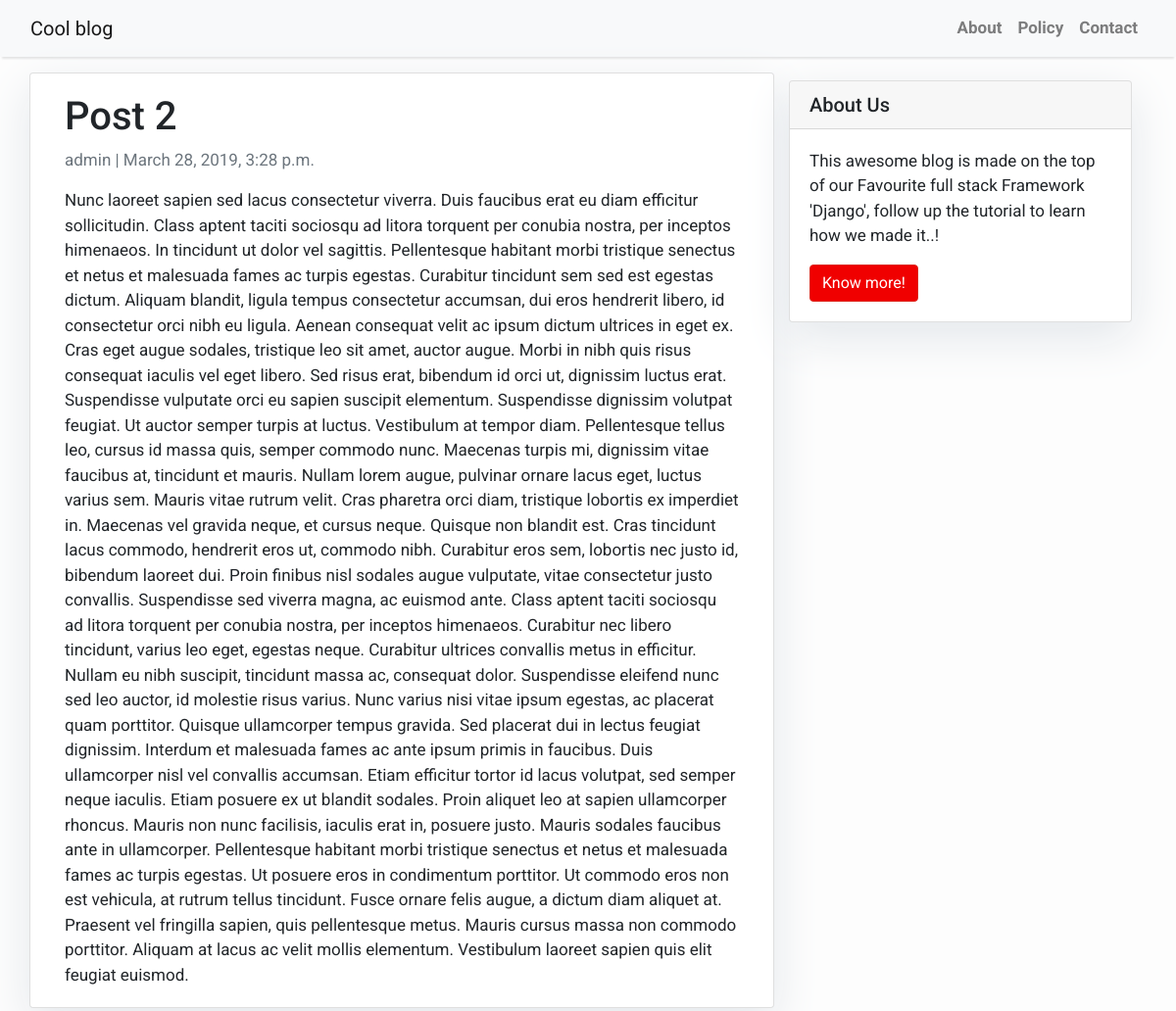
The page /post-2/ on the database its author committed.
### blog/models.py (models this page shows, shortened)
class Post(models.Model):
    title = models.CharField(max_length=200, unique=True)
    slug = models.SlugField(max_length=200, unique=True)
    author = models.ForeignKey(User, on_delete= models.CASCADE,related_name='blog_posts')
    updated_on = models.DateTimeField(auto_now= True)
    content = models.TextField()
    created_on = models.DateTimeField(auto_now_add=True)
    status = models.IntegerField(choices=STATUS, default=0)
    class Meta:
        ordering = ['-created_on']

### blog/views.py (the view)
# urls.py: path('<slug:slug>/', views.PostDetail.as_view(), name='post_detail'),
class PostDetail(generic.DetailView):
    model = Post
    template_name = 'post_detail.html'

### templates/post_detail.html
{% extends 'base.html' %} {% block content %}
<div class="container">
  <div class="row">
    <div class="col-md-8 card mb-4  mt-3 left  top">
      <div class="card-body">
        <h1>{% block title %} {{ object.title }} {% endblock title %}</h1>
        <p class=" text-muted">{{ post.author }} | {{ post.created_on }}</p>
        <p class="card-text ">{{ object.content | safe }}</p>
      </div>
    </div>
    {% block sidebar %} {% include 'sidebar.html' %} {% endblock sidebar %}
  </div>
</div>
{% endblock content %}

### templates/base.html (style rules this page uses)
body { font-family: "Roboto", sans-serif; font-size: 17px; background-color: #fdfdfd; }

### templates/sidebar.html (style rules this page uses)
.card { box-shadow: 0 16px 48px #E3E7EB; }

### rows shown on the page
Post: title "Post 2", author "admin", created_on "March 28, 2019, 3:28 p.m.", content "Nunc laoreet sapien sed lacus consectetur viverra. Duis faucibus erat eu diam efficitur sollicitudin. Class aptent taciti sociosqu ad litora torquent per conubia nostra, per inceptos himenaeos. In tincidunt ut dolor vel sagittis. Pellentesque habitant morbi tristique senectus et netus et malesuada fames ac turpis egestas. Curabitur tincidunt sem sed est egestas dictum. Aliquam blandit, ligula tempus consectetur accumsan, dui eros hendrerit libero, id consectetur orci nibh eu ligula. Aenean consequat velit ac ipsum dictum ultrices in eget ex. Cras eget augue sodales, tristique leo sit amet, auctor augue. Morbi in nibh quis risus consequat iaculis vel eget libero. Sed risus erat, bibendum id…"
